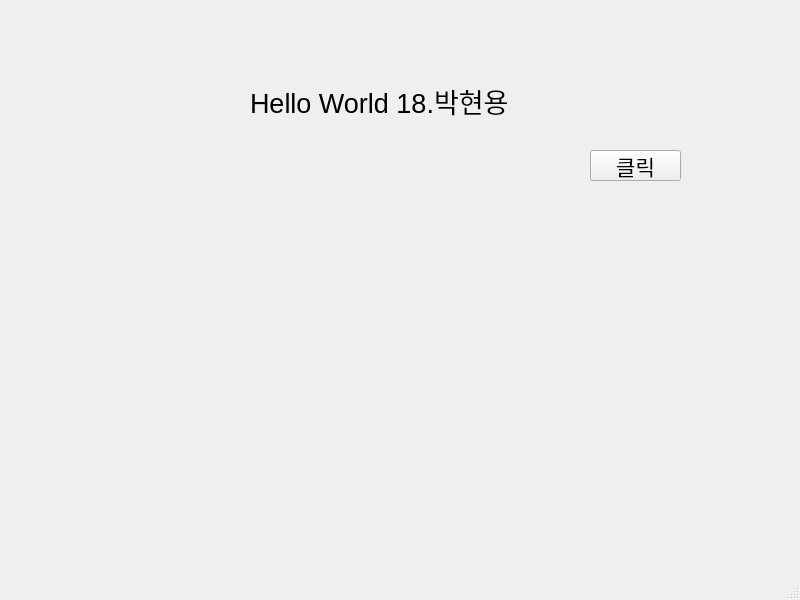
<?xml version="1.0" encoding="UTF-8"?>
<ui version="4.0">
 <class>MainWindow</class>
 <widget class="QMainWindow" name="MainWindow">
  <property name="geometry">
   <rect>
    <x>0</x>
    <y>0</y>
    <width>800</width>
    <height>600</height>
   </rect>
  </property>
  <property name="font">
   <font>
    <pointsize>8</pointsize>
    <weight>50</weight>
    <bold>false</bold>
   </font>
  </property>
  <property name="windowTitle">
   <string>MainWindow</string>
  </property>
  <widget class="QWidget" name="centralwidget">
   <widget class="QLabel" name="label">
    <property name="geometry">
     <rect>
      <x>250</x>
      <y>20</y>
      <width>361</width>
      <height>161</height>
     </rect>
    </property>
    <property name="font">
     <font>
      <pointsize>20</pointsize>
     </font>
    </property>
    <property name="text">
     <string>Hello World 18.박현용</string>
    </property>
   </widget>
   <widget class="QPushButton" name="pushButton">
    <property name="geometry">
     <rect>
      <x>590</x>
      <y>150</y>
      <width>91</width>
      <height>31</height>
     </rect>
    </property>
    <property name="font">
     <font>
      <pointsize>16</pointsize>
     </font>
    </property>
    <property name="text">
     <string>클릭</string>
    </property>
   </widget>
  </widget>
  <widget class="QMenuBar" name="menubar">
   <property name="geometry">
    <rect>
     <x>0</x>
     <y>0</y>
     <width>800</width>
     <height>19</height>
    </rect>
   </property>
  </widget>
  <widget class="QStatusBar" name="statusbar"/>
 </widget>
 <resources/>
 <connections/>
</ui>
